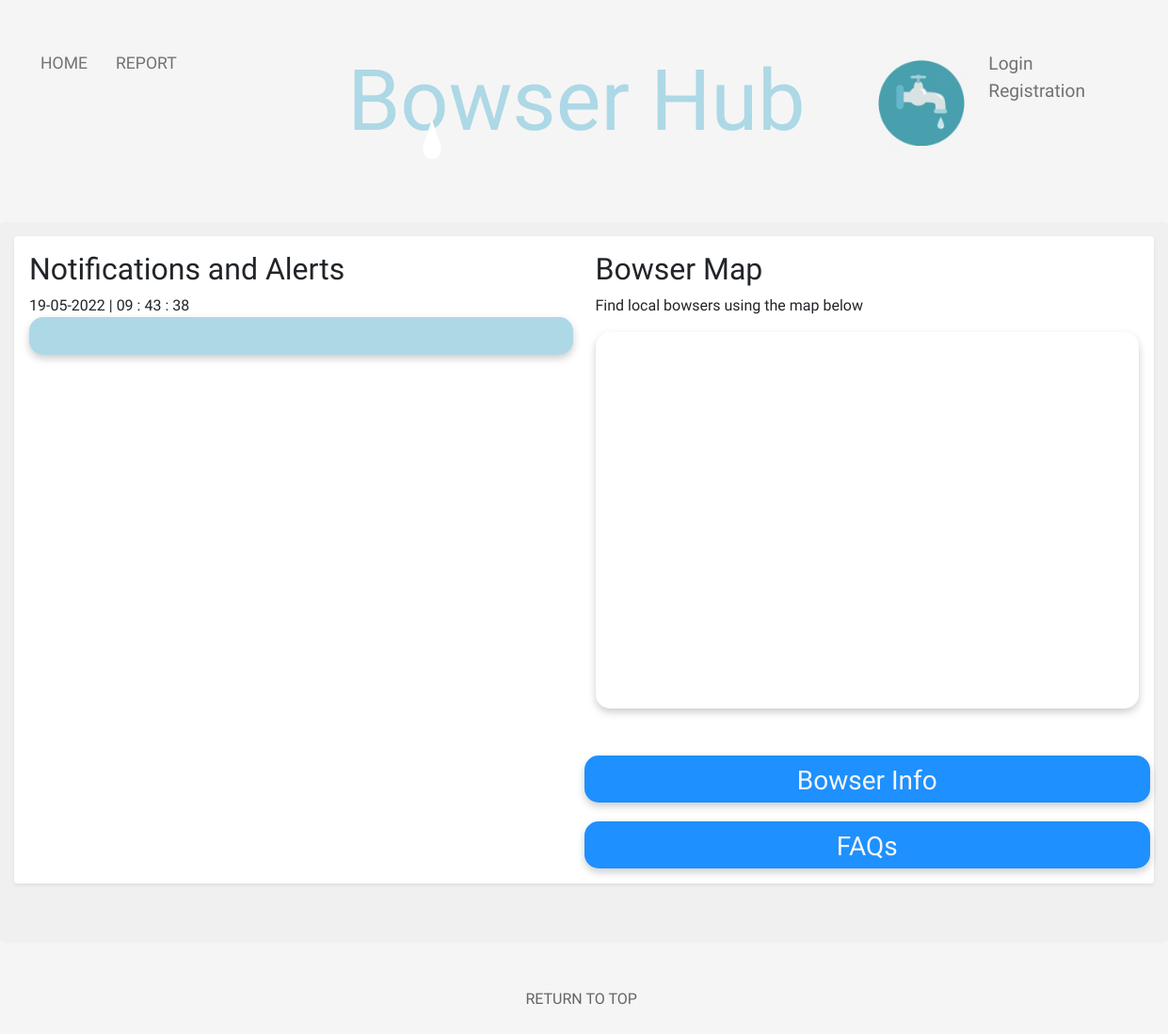
Before: /home/index.php with the older database file.
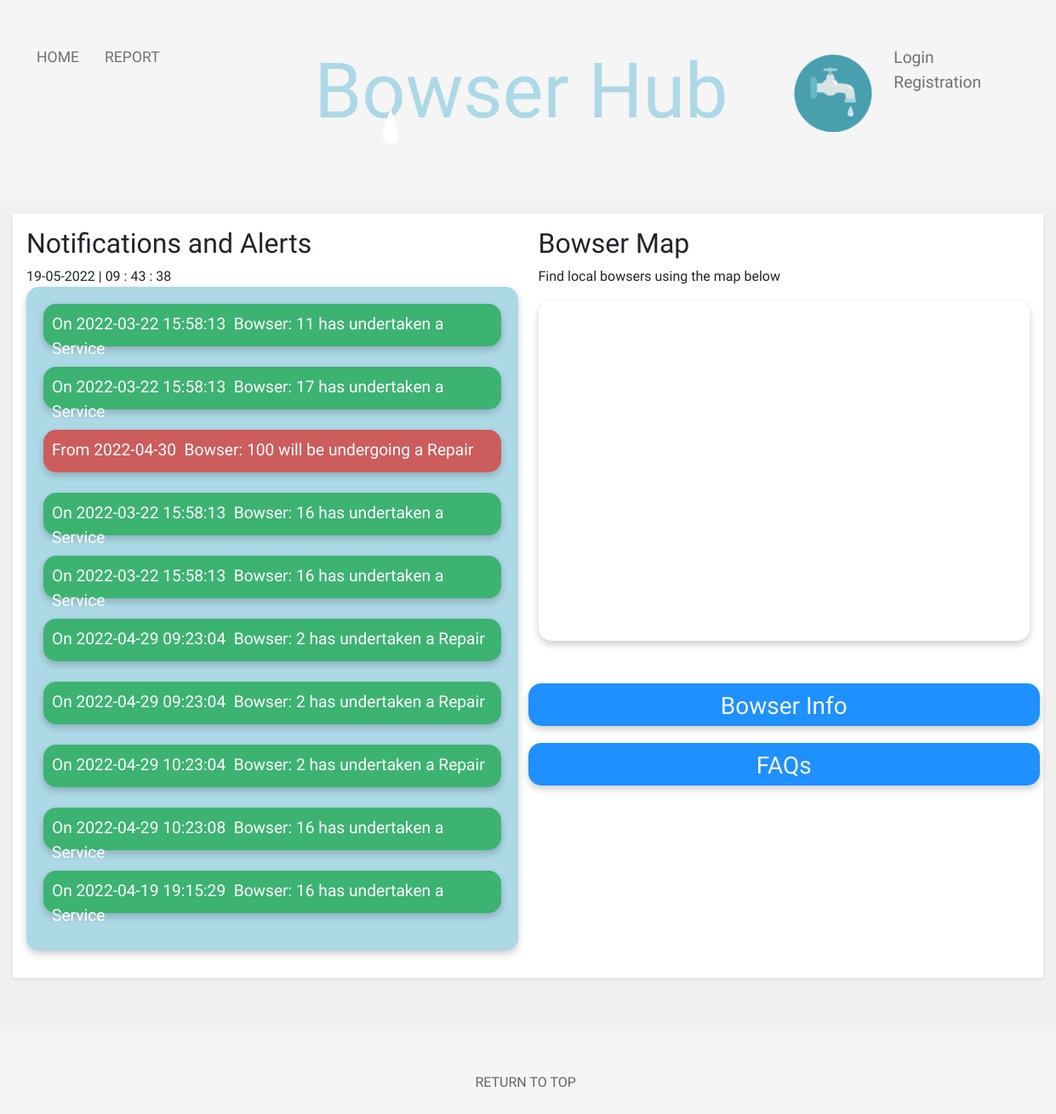
After: the same page with the newer database file.
### tables this page shows
CREATE TABLE `tbl_notifications` (
  `Notice_ID` int(11) NOT NULL,
  `Notice_Text` varchar(250) NOT NULL,
  `Area_ID` int(11) NOT NULL,
  `Date` timestamp NOT NULL DEFAULT current_timestamp() ON UPDATE current_timestamp(),
  `Type` int(4) NOT NULL
);

### home/index.php (the view, shortened to what this page needs)
<!doctype html>
<html lang="en">
<head>
    <link href="https://cdn.jsdelivr.net/npm/bootstrap@5.1.1/dist/css/bootstrap.min.css" rel="stylesheet">
    <link rel="stylesheet" href="../global/global.css" type="text/css">
    <link rel="stylesheet" href="home.css" type="text/css">
	<link rel="stylesheet" href="https://cdnjs.cloudflare.com/ajax/libs/jqueryui/1.12.1/jquery-ui.css" />
</head>
<body>
<div>
    <div class="nav-wrapper">
        <div class="left-side">
            <div class="nav-link-wrapper active-nav-link">
                <a class="text-focus-in" href="index.php">Home</a>
            </div>
            <div class="nav-link-wrapper">
            	<a class="text-focus-in" id="link" href="#reportModal" data-bs-toggle="modal">Report</a>
			</div>
			</div>
    <div class="middle">
        <h2 class="text-focus-in" id="navTitle">Bowser Hub</h2>
        <div id="logo">
            <img id="logo_image" src="../images/logo/bowserLogo.png" alt="" width="100" height="100">
        </div>
        <div class="drop"></div>
    </div>
        <div class="right-side" >
            <?php
            if (isset($_SESSION['email'])){
                echo "<div class='nav-link-wrapper' id='logoutTab'>";
                echo "<a href='logout.php'>Logout</a>";
                echo "</div>";
            } else {
                echo '
            <div class="nav-link-wrapper" id="loginTab">
                <a class="" id="loginLink" href="#loginModal" data-bs-toggle="modal" >Login</a>
                <div class="nav-link-wrapper" id="registrationTab">
                    <a class="" id="registerLink" href="#registerModal" data-bs-toggle="modal" >Registration</a>
                    <div class="modal fade" id="registerModal" tabindex="-1" aria-labelledby="registerModalLabel" aria-hidden="true">
                        <div class="modal-dialog">
                            <div class="modal-content">
                                <div class="modal-body">
                                    <div class="row">
                                        <div class="col">
                                            <form method="post" id="formUserRegistration">
                                                <div class="select">
                                                    <select name="userLocation" id="select">
                                                       <option value="-1" disabled selected>Area</option>';
                                                        echo'
                                                    </select>
                                                </div>
                                                <div id="account_submit_button">
                                                <button type="submit" id="registerAccountSubmit" class="btn btn-primary">Submit</button>
                                                <hr>
                                                </div>
                                            </form>
                                            <br />
                                            <p>Please check you email inbox for registration confirmation</p>
                                        </div>
                                    </div>
                                </div>
                            </div>
                        </div>
                    </div>
                </div>
            </div>
            ';}?>
        </div>
    </div>
    <div class="upperPage">
        <div class="shadow-sm p-3 mb-5 bg-body rounded">
            <div class="row">
                    <div class="col">
                        <div>
                        <h2> Notifications and Alerts</h2><span id="clock">clock</span></div>
                        <ul class="notification-list">
                            <?php
                            $connection = OpenConnection();
                            if (isset($_SESSION['email'])) {
                                if ($userType == "Operations" OR "Maintenance")
                                $sql2 = "SELECT * FROM `tbl_notifications` ORDER BY Date DESC LIMIT 10  ";
                                if ($userType == "Customer")
                                    $sql2 = "SELECT * FROM `tbl_notifications` WHERE Area_ID = '$userLocation' ORDER BY Date DESC LIMIT 10 ";
                            } else {
                                $sql2 = "SELECT * FROM `tbl_notifications` ORDER BY Date DESC LIMIT 10 ";
                            }
                            $result2 = mysqli_query($connection, $sql2);
                            while($rows2 = mysqli_fetch_assoc($result2)) {
                                $notificationType = $rows2['Type'];
                                switch($notificationType){
                                    case 1:
                                        $notificationDiv = "notificationFault";
                                        break;
                                    case 2:
                                        $notificationDiv = "notificationFix";
                                        break;
                                }
                                $notification = $rows2['Notice_Text'];
                                echo "<div id='$notificationDiv'>".$notification."</div>";
                                echo "<br />";
                            }
                            ?>
                        </ul>
                    </div>
                    <div class="col">
                        <div class="text_area">
                            <h2>Bowser Map</h2>
                            <p> Find local bowsers using the map below </p>
                            <div class="mapDiv" id="map"></div>
                        </div>
                        <div class="row" id="bowserButtonDiv">
                            <div class="vibrate-2" id="viewBowserInformation" >
                                <a class="text-focus-in" class="remove_outline" href="javascript:popUpWindow('../bowsers/bowsers.php','bowsers','900','500')"><h3 id="reportTxt">Bowser Info</h3></a>
                            </div>
                        </div>
                        <div class="row" id="FAQButtonDiv">
                            <div class="vibrate-2" id="viewFAQ" >
                                <a class="text-focus-in" href="#FAQModal" data-bs-toggle="modal" ><h3 id="reportTxt">FAQs</h3></a>
                            </div>
                        </div>
                        </div>
                </div>
            </div>
        </div>
            <br />  <br />
        <p><a id="top_link" href="#back_to_top" >RETURN TO TOP</a></p>
        <br />  <br />
</body>
</html>

### global/global.css (style rules this page uses)
.left-side { margin-left: 5px; }
#logo_image { margin-top: -150px; margin-left: 65pc; }
body { font-family: "Comfortaa", cursive; margin: 0px; background-color: whitesmoke; }
.nav-wrapper { display: flex; justify-content: space-between; padding: 38px; font-size: larger; }
#navTitle { font-family: 'Rubik Moonrocks', cursive; font-size: 90px; color: lightblue; margin-left: 30pc; }
.left-side { display: flex; margin-left: -4%; }
.nav-wrapper > .left-side > div { margin-right: 30px; text-transform: uppercase; font-size: 1.1rem; }
.nav-wrapper > .right-side > div { margin-right: 50px; }
.nav-link-wrapper { height: 22px; border-bottom: 1px solid transparent; transition: border-bottom 0.5s; }
.active-nav-link a { color: #727272; }
.nav-link-wrapper a { color: #727272; text-decoration: none; transition: color 0.5s; }
.text-focus-in { -webkit-animation: text-focus-in 0.7s cubic-bezier(0.55, 0.085, 0.68, 0.53) both; animation: text-focus-in 0.7s cubic-bezier(0.55, 0.085, 0.68, 0.53) both; animation-delay: 0.7s; }
.middle { margin-left: -30%; }
.upperPage { background-color: rgb(240, 240, 240); border-radius: 5px; padding: 15px; margin-top: -35px; }
#top_link { color: #656565; margin-left: 45%; }
a:link { text-decoration: none; }
#map { height: 400px; }
.mapDiv { padding: 5px; border: 0; border-radius: 15px; box-shadow: 0 4px 8px 0 rgba(0, 0, 0, 0.2); }
.drop { position: relative; width: 20px; height: 20px; top: -50px; margin: 0 auto; background: #FFF; -moz-border-radius: 20px; -webkit-border-radius: 20px; border-radius: 20px; -moz-animation-name: drip; -webkit-animation-name: drip; animation-name: drip; -moz-animation-timing-function: cubic-bezier(1,0,.91,.19); -webkit-animation-timing-function: cubic-bezier(1,0,.91,.19); animation-timing-function: cubic-bezier(1,0,.91,.19); -moz-animation-duration: 2s; -webkit-animation-duration: 2s; animation-duration: 2s; -moz-animation-iteration-count: infinite; -webkit-animation-iteration-count: infinite; animation-iteration-count: infinite; }
.drop:before { content: ""; position: absolute; width: 0; height: 0; border-left: 10px solid transparent; border-right: 10px solid transparent; border-bottom: 30px solid rgba(255,255,255,1); top: -22px; }

### home/home.css (style rules this page uses)
.left-side { margin-left: 5px; }
.notification-list { padding: 20px; background-color: lightblue; border: 0; border-radius: 15px; box-shadow: 0 4px 8px 0 rgba(0, 0, 0, 0.2); }
#notificationFault { padding: 10px; background-color: indianred; border: 0; border-radius: 15px; box-shadow: 0 4px 8px 0 rgba(0, 0, 0, 0.2); font-size: larger; color: white; height: 50px; }
#notificationFix { padding: 10px; background-color: mediumseagreen; border: 0; border-radius: 15px; box-shadow: 0 4px 8px 0 rgba(0, 0, 0, 0.2); font-size: larger; color: white; height: 50px; }
#viewBowserInformation { padding: 10px; height: 50px; font-stretch: expanded; background-color: dodgerblue; border: 0; border-radius: 15px; box-shadow: 0 4px 8px 0 rgba(0, 0, 0, 0.2); }
#bowserButtonDiv { margin-top: 50px; }
#viewFAQ { padding: 10px; height: 50px; font-stretch: expanded; background-color: dodgerblue; border: 0; border-radius: 15px; box-shadow: 0 4px 8px 0 rgba(0, 0, 0, 0.2); }
#FAQButtonDiv { margin-top: 20px; }
#reportTxt { color: whitesmoke; text-align: center; }
.vibrate-2 { -webkit-animation: vibrate-2 1s linear infinite both; animation: vibrate-2 1s linear infinite both; }

Changed rows visible on the page:
added tbl_notifications: Notice_Text "On 2022-03-22 15:58:13 Bowser: 11 has undertaken a Service"
added tbl_notifications: Notice_Text "On 2022-03-22 15:58:13 Bowser: 17 has undertaken a Service"
added tbl_notifications: Notice_Text "From 2022-04-30 Bowser: 100 will be undergoing a Repair", Type 1 (drawn)
added tbl_notifications: Notice_Text "On 2022-03-22 15:58:13 Bowser: 16 has undertaken a Service"
added tbl_notifications: Notice_Text "On 2022-03-22 15:58:13 Bowser: 16 has undertaken a Service"
added tbl_notifications: Notice_Text "On 2022-04-29 09:23:04 Bowser: 2 has undertaken a Repair"
added tbl_notifications: Notice_Text "On 2022-04-29 09:23:04 Bowser: 2 has undertaken a Repair"
added tbl_notifications: Notice_Text "On 2022-04-29 10:23:04 Bowser: 2 has undertaken a Repair"
added tbl_notifications: Notice_Text "On 2022-04-29 10:23:08 Bowser: 16 has undertaken a Service"
added tbl_notifications: Notice_Text "On 2022-04-19 19:15:29 Bowser: 16 has undertaken a Service"
